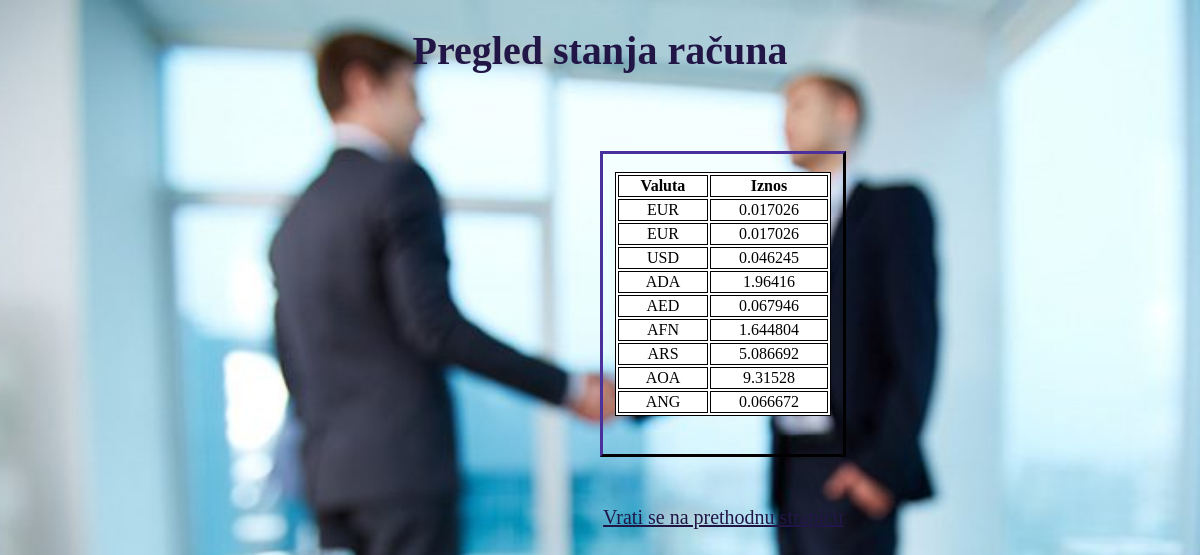
/balances (signed in), run on an earlier commit of the app's database.
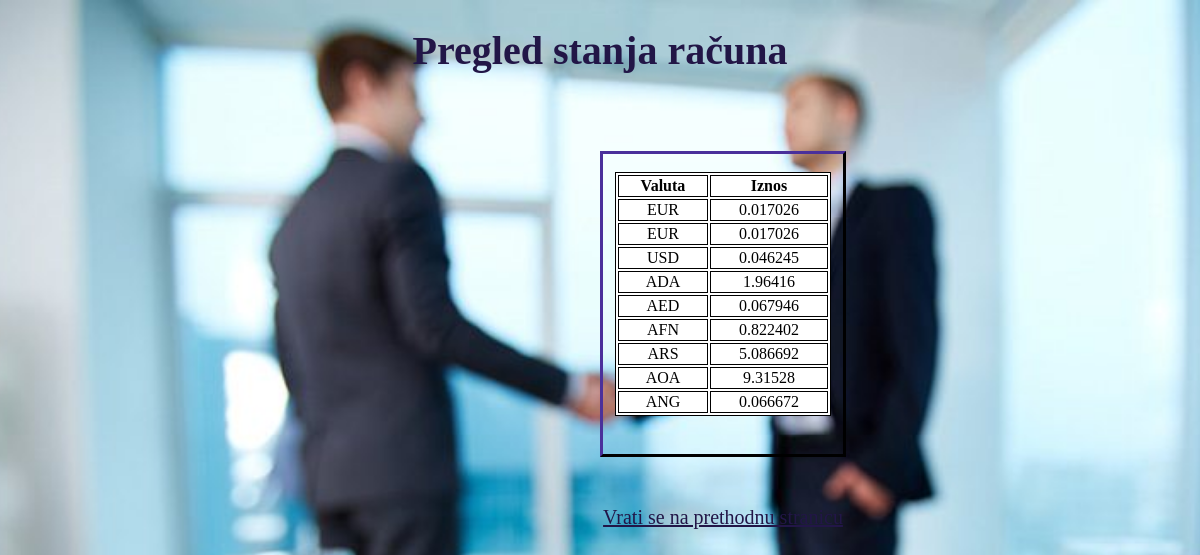
And on a later commit of the database.
### database_models.py (models this page shows)
class OnlineAccount(db.Model, OnlineAccount.OnlineAccount):
    id = db.Column(db.Integer, primary_key=True)
    card_number = db.Column(db.Integer, unique=True, nullable=False)
    user_name = db.Column(db.String(20), nullable=False)
    user_email = db.Column(db.String(20), unique=True, nullable=False)
    balance = db.Column(db.Integer, nullable=False)
    EUR = db.Column(db.String())
    USD = db.Column(db.String())
    ADA = db.Column(db.String())
    AED = db.Column(db.String())
    AFN = db.Column(db.String())
    AMG = db.Column(db.String())
    ALL = db.Column(db.String())
    AMD = db.Column(db.String())
    ARS = db.Column(db.String())
    AOA = db.Column(db.String())
    ANG = db.Column(db.String())
    AUD = db.Column(db.String())
    AWAX = db.Column(db.String())
    AWG = db.Column(db.String())
    AZN = db.Column(db.String())

### auth.py (the view)
@auth.route('/balances', methods=["POST", "GET"])
@login_required
def balances():
    class item():
        def __init__(self, currency: str, value: int):
            self.currency = currency
            self.value = value
    acc = get_online_account(current_user.onlineCardNumber)
    my_accounts = []
    columns = [i[1] for i in db.engine.execute('PRAGMA table_info(online_account)')]
    columns = columns[5:]
    for x in columns:
        if x == 'EUR':
            it = item(x, acc.EUR)
        elif x == 'USD':
            it = item(x, acc.USD)
        elif x == 'ADA':
            it = item(x, acc.ADA)
        elif x == 'AED':
            it = item(x, acc.AED)
        elif x == 'AFN':
            it = item(x, acc.AFN)
        elif x == 'AMG':
            it = item(x, acc.AMG)
        elif x == 'ALL':
            it = item(x, acc.ALL)
        elif x == 'AMD':
            it = item(x, acc.AMD)
        elif x == 'ARS':
            it = item(x, acc.ARS)
        elif x == 'AOA':
            it = item(x, acc.AOA)
        elif x == 'ANG':
            it = item(x, acc.ANG)
        elif x == 'AUD':
            it = item(x, acc.AUD)
        elif x == 'AWAX':
            it = item(x, acc.AWAX)
        elif x == 'AWG':
            it = item(x, acc.AWG)
        elif x == 'AZN':
            it = item(x, acc.AZN)
        if it.value != None and it.value > 0:
            my_accounts.append(it)
    return render_template("balances.html", my_accounts=my_accounts)

### Models/User.py (called while the page is built)
    @property
    def is_active(self):
        return True

    @property
    def is_authenticated(self):
        return self.is_active

### auth.py (called while the page is built)
@login_manager.user_loader  # reload user obj from the user id stored in the session
def load_user(user_id):
    return User.query.get(user_id)

### database_functions.py (called while the page is built)
def get_online_account(acc_num):
    account = OnlineAccount.query.filter_by(card_number=acc_num).first()
    if account:
        return account
    print("Can't get online account form db")

### templates/balances.html (shortened to what this page needs)
<!DOCTYPE html>
<html lang="en">
<head>
</head>
<body>
  <h1>Pregled stanja računa</h1>
  <div class="myDiv">
    <br>
  <table width="90%" style="margin: 0 auto; border:1px solid;text-align:center">
    <tr>
      <th>Valuta </th>
      <th>Iznos </th>
    </tr>
      {% for item in my_accounts %}
    <tr>
      <td>{{item.currency}}</td>
      <td>{{item.value}}</td>
    </tr>
    {% endfor %}
  </table>
  <br>
  <br>
  <br>
  <br>
  <br>
  <a href="{{url_for('auth.back')}}">Vrati se na prethodnu stranicu </a>
  </div>
</body>
</html>

### templates/balances.html (style rules this page uses)
body, html { height: 100%; margin: 0; background: center/cover url("../static/bank.jpg") fixed no-repeat; }
a:link, a:visited { color: #221647; text-decoration: underline; cursor: pointer; font-size:20px; font-family: serif; }
h1 { text-align: center; font-size: 40px; color: #221647; font-family: serif; }
.myDiv { height: 300px; width: 20%; border: 3px outset #221647 ; text-align: center; position: relative; top: 50px; left: 600px; }
table, th, td { border:1px solid black; background-color:white; }

What changed in the data, as far as the page shows it:
changed OnlineAccount: value "1.644804" → "0.822402"
